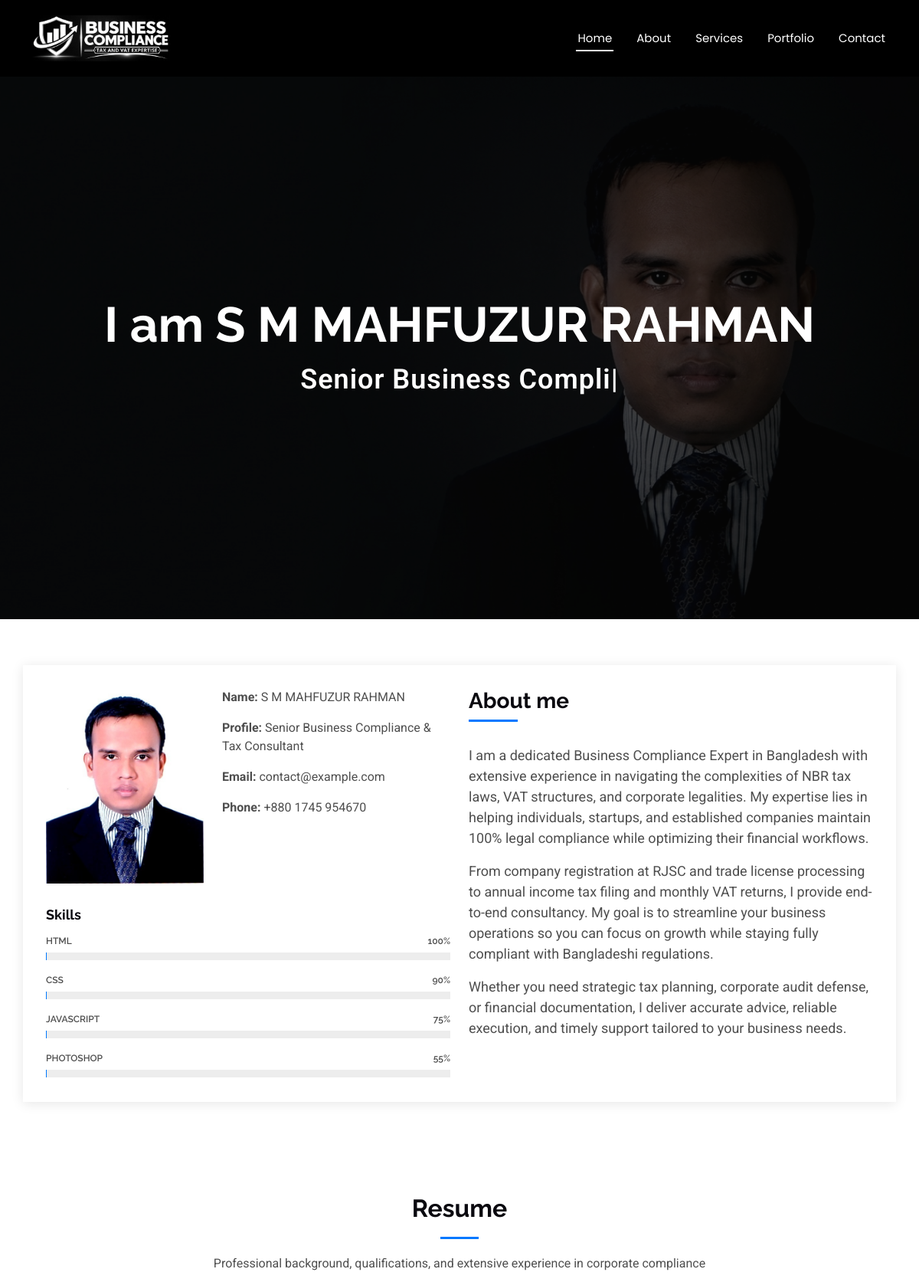
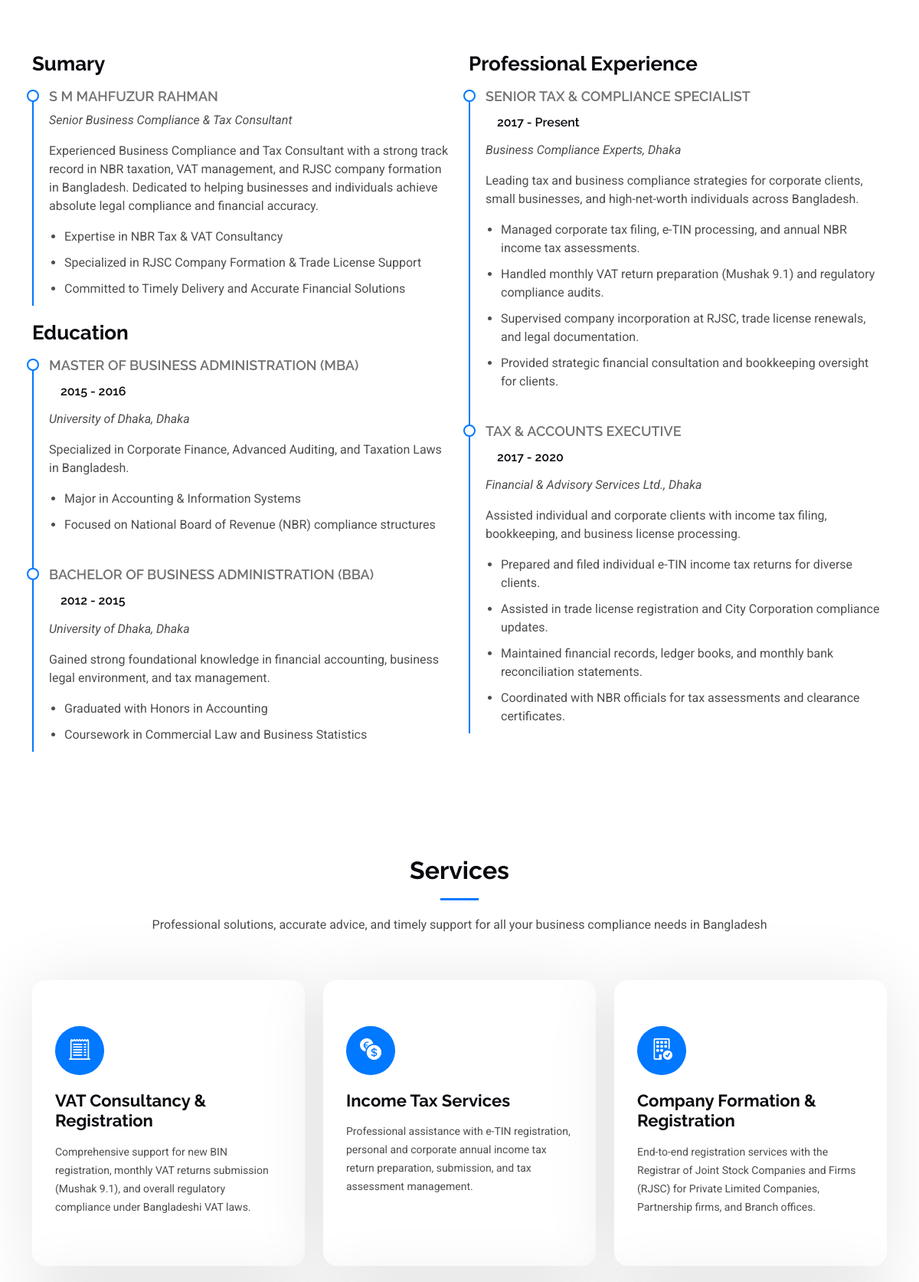
The page / (upper part) on the database its author committed (2 pictures, top to bottom).
### tables this page shows
CREATE TABLE `nav_menu` (
  `id` int(10) unsigned NOT NULL AUTO_INCREMENT,
  `label` varchar(50) NOT NULL,
  `url` varchar(255) NOT NULL DEFAULT '#',
  `sort_order` int(11) NOT NULL DEFAULT 0,
  `is_active` tinyint(1) NOT NULL DEFAULT 1,
  PRIMARY KEY (`id`)
);

CREATE TABLE `skills` (
  `id` int(10) unsigned NOT NULL AUTO_INCREMENT,
  `name` varchar(100) NOT NULL,
  `percentage` tinyint(3) unsigned NOT NULL DEFAULT 0,
  `sort_order` int(11) NOT NULL DEFAULT 0,
  `is_active` tinyint(1) NOT NULL DEFAULT 1,
  PRIMARY KEY (`id`)
);

CREATE TABLE `resume_items` (
  `id` int(10) unsigned NOT NULL AUTO_INCREMENT,
  `section` enum('summary','education','experience') NOT NULL,
  `title` varchar(255) NOT NULL,
  `period` varchar(100) DEFAULT NULL,
  `subtitle` text DEFAULT NULL,
  `description` text DEFAULT NULL,
  `bullets` text DEFAULT NULL,
  `sort_order` int(11) NOT NULL DEFAULT 0,
  `is_active` tinyint(1) NOT NULL DEFAULT 1,
  PRIMARY KEY (`id`),
  KEY `idx_section` (`section`,`sort_order`)
);

CREATE TABLE `services` (
  `id` int(10) unsigned NOT NULL AUTO_INCREMENT,
  `icon` varchar(64) NOT NULL COMMENT 'Bootstrap Icons class, e.g. bi-activity',
  `title` varchar(150) NOT NULL,
  `description` text NOT NULL,
  `sort_order` int(11) NOT NULL DEFAULT 0,
  `is_active` tinyint(1) NOT NULL DEFAULT 1,
  PRIMARY KEY (`id`)
);

### src/helpers.php (called while the page is built, shortened)
<?php
function e(mixed $value): string
{
    return htmlspecialchars((string) $value, ENT_QUOTES | ENT_SUBSTITUTE, 'UTF-8');
}
function lines(?string $text): array
{
    $parts = preg_split('/\R/u', (string) $text) ?: [];
    return array_values(array_filter(array_map('trim', $parts), static fn($l) => $l !== ''));
}
function paragraphs(?string $text): array
{
    $parts = preg_split('/\R{2,}/u', trim((string) $text)) ?: [];
    return array_values(array_filter(array_map('trim', $parts), static fn($p) => $p !== ''));
}
function nav_url(?string $url): string
{
    $url = trim((string) $url);
    if (preg_match('/^[A-Za-z0-9_-]+\.php(?:#[\w-]*)?$/', $url)) {
        return $url;
    }
    return '#';
}
if (!function_exists('settings')) {
    function settings(): array
    {
        static $cache = null;
        if ($cache === null) {
            $cache = [];
            try {
                foreach (Database::fetchAll('SELECT setting_key, setting_value FROM site_settings') as $row) {
                    $cache[$row['setting_key']] = $row['setting_value'];
                }
            } catch (Throwable) {
                return [];
            }
        }
        return $cache;
    }
}
if (!function_exists('setting')) {
    function setting(string $key, mixed $default = ''): string
    {
        $all = settings();
        return isset($all[$key]) && $all[$key] !== null ? (string) $all[$key] : (string) ($default ?? '');
    }
}

### db.php (called while the page is built, shortened)
<?php
final class Database
{
    private static ?PDO $pdo = null;
    private static function getEnvOr(string $key, string $default): string
    {
        $val = getenv($key);
        return $_ENV[$key] ?? $_SERVER[$key] ?? $default;
    }
    public static function pdo(): PDO
    {
        if (self::$pdo instanceof PDO) {
            return self::$pdo;
        }
        $host    = self::getEnvOr('DB_HOST', '127.0.0.1');
        $port    = self::getEnvOr('DB_PORT', '3306');
        $name    = self::getEnvOr('DB_NAME', 'devfolio');
        $user    = self::getEnvOr('DB_USER', 'root');
        $pass    = self::getEnvOr('DB_PASS', '');
        $charset = 'utf8mb4';
        $opts = [
            PDO::ATTR_ERRMODE            => PDO::ERRMODE_EXCEPTION,
            PDO::ATTR_DEFAULT_FETCH_MODE => PDO::FETCH_ASSOC,
            PDO::ATTR_EMULATE_PREPARES   => false,
        ];
        $base = sprintf('mysql:host=%s;port=%s;charset=%s', $host, $port, $charset);
        try {
            try {
                self::$pdo = new PDO($base . ';dbname=' . $name, $user, $pass, $opts);
            } catch (PDOException $e) {
                if ((int) ($e->errorInfo[1] ?? 0) !== 1049) {
                    throw $e;
                }
                $tmp = new PDO($base, $user, $pass, $opts);
                $tmp->exec('CREATE DATABASE IF NOT EXISTS `' . $name . '` CHARACTER SET utf8mb4 COLLATE utf8mb4_unicode_ci');
                self::$pdo = new PDO($base . ';dbname=' . $name, $user, $pass, $opts);
            }
        } catch (PDOException $e) {
            error_log('DevFolio DB connection failed: ' . $e->getMessage());
            http_response_code(500);
            exit('Database connection failed: ' . $e->getMessage());
        }
        return self::$pdo;
    }
    private static function run(string $sql, array $params): PDOStatement
    {
        $st = self::pdo()->prepare($sql);
        $st->execute($params);
        return $st;
    }
    public static function fetchAll(string $sql, array $params = []): array
    {
        $st = self::run($sql, $params);
        return $st->fetchAll();
    }
}
function db(): PDO
{
    return Database::pdo();
}

### includes/functions.php (called while the page is built, shortened)
<?php
function fetch_active(string $table, string $order = 'sort_order, id'): array
{
    $allowed = ['skills', 'resume_items', 'services', 'stats', 'portfolio_categories',
                'pricing_plans', 'faqs', 'testimonials', 'social_links'];
    return db()->query("SELECT * FROM `$table` WHERE is_active = 1 ORDER BY $order")->fetchAll();
}
function get_skills(): array       { return fetch_active('skills'); }
function get_services(): array     { return fetch_active('services'); }
function get_nav_items(): array
{
    return Database::fetchAll('SELECT * FROM nav_menu WHERE is_active = 1 ORDER BY sort_order, id');
}
function get_resume_items(string $section): array
{
    $stmt = db()->prepare(
        'SELECT * FROM resume_items WHERE section = :s AND is_active = 1 ORDER BY sort_order, id'
    );
    $stmt->execute([':s' => $section]);
    return $stmt->fetchAll();
}

### index.php (the view, shortened to what this page needs)
<?php
require_once __DIR__ . '/includes/functions.php';
$pageTitle = 'Index - ' . setting('site_name', 'DevFolio') . ' Bootstrap Template';
$bodyClass = 'index-page';
$skills       = get_skills();
$services     = get_services();
require __DIR__ . '/includes/header.php';
?>
  <main class="main">
    <section id="hero" class="hero section dark-background">
      <img src="<?= e(setting('hero_image', 'img/hero-img.jpg')) ?>" alt="" data-aos="fade-in">
      <div class="container d-flex flex-column align-items-center justify-content-center text-center" data-aos="fade-up" data-aos-delay="100">
        <h2><?= e(setting('hero_title')) ?></h2>
        <p><span class="typed" data-typed-items="<?= e(setting('hero_typed_items')) ?>"></span></p>
      </div>
    </section>
    <section id="about" class="about section">
      <div class="container" data-aos="fade-up" data-aos-delay="100">
        <div class="row gy-4">
          <div class="col-md-6">
            <div class="row justify-content-between gy-4">
              <div class="col-lg-5">
                <img src="<?= e(setting('about_image', 'img/profile-img.jpg')) ?>" class="img-fluid" alt="">
              </div>
              <div class="col-lg-7 about-info">
                <p><strong>Name: </strong> <span><?= e(setting('about_name')) ?></span></p>
                <p><strong>Profile: </strong> <span><?= e(setting('about_profile')) ?></span></p>
                <p><strong>Email: </strong> <span><?= e(setting('about_email')) ?></span></p>
                <p><strong>Phone: </strong> <span><?= e(setting('about_phone')) ?></span></p>
              </div>
            </div>
            <div class="skills-content skills-animation">
              <h5>Skills</h5>
              <?php foreach ($skills as $s): $pct = max(0, min(100, (int) $s['percentage'])); ?>
              <div class="progress">
                <span class="skill"><span><?= e($s['name']) ?></span> <i class="val"><?= $pct ?>%</i></span>
                <div class="progress-bar-wrap">
                </div>
              </div>
              <?php endforeach; ?>
            </div>
          </div>
          <div class="col-md-6">
            <div class="about-me">
              <h4><?= e(setting('about_heading', 'About me')) ?></h4>
              <?php foreach (paragraphs(setting('about_text')) as $para): ?>
              <p>
                <?= e($para) ?>
              </p>
              <?php endforeach; ?>
            </div>
          </div>
        </div>
      </div>
    </section>
    <section id="resume" class="resume section">
      <div class="container section-title" data-aos="fade-up">
        <h2><?= e(setting('resume_title', 'Resume')) ?></h2>
        <p><?= e(setting('resume_subtitle')) ?></p>
      </div>
      <?php
      $renderResumeItem = static function (array $r, string $extraClass = ''): void { ?>
            <div class="resume-item<?= $extraClass ?>">
              <h4><?= e($r['title']) ?></h4>
              <?php if ($r['period'] !== null && $r['period'] !== ''): ?>
              <h5><?= e($r['period']) ?></h5>
              <?php endif; ?>
              <?php if ($r['subtitle'] !== null && $r['subtitle'] !== ''): ?>
              <p><em><?= e($r['subtitle']) ?></em></p>
              <?php endif; ?>
              <?php if ($r['description'] !== null && $r['description'] !== ''): ?>
              <p><?= e($r['description']) ?></p>
              <?php endif; ?>
              <?php $bul = lines($r['bullets']); if ($bul): ?>
              <ul>
                <?php foreach ($bul as $b): ?>
                <li><?= e($b) ?></li>
                <?php endforeach; ?>
              </ul>
              <?php endif; ?>
            </div>
      <?php }; ?>
      <div class="container">
        <div class="row">
          <div class="col-lg-6" data-aos="fade-up" data-aos-delay="100">
            <h3 class="resume-title"><?= e(setting('resume_summary_heading', 'Sumary')) ?></h3>
            <?php foreach (get_resume_items('summary') as $r) { $renderResumeItem($r, ' pb-0'); } ?>
            <h3 class="resume-title"><?= e(setting('resume_education_heading', 'Education')) ?></h3>
            <?php foreach (get_resume_items('education') as $r) { $renderResumeItem($r); } ?>
          </div>
          <div class="col-lg-6" data-aos="fade-up" data-aos-delay="200">
            <h3 class="resume-title"><?= e(setting('resume_experience_heading', 'Professional Experience')) ?></h3>
            <?php foreach (get_resume_items('experience') as $r) { $renderResumeItem($r); } ?>
          </div>
        </div>
      </div>
    </section>
    <section id="services" class="services section">
      <div class="container section-title" data-aos="fade-up">
        <h2><?= e(setting('services_title', 'Services')) ?></h2>
        <p><?= e(setting('services_subtitle')) ?></p>
      </div>
      <div class="container">
        <div class="row gy-4">
          <?php foreach ($services as $i => $sv): ?>
          <div class="col-lg-4 col-md-6" data-aos="fade-up" data-aos-delay="<?= ($i + 1) * 100 ?>">
            <div class="service-item position-relative">
              <div class="icon">
                <i class="bi <?= e($sv['icon']) ?>"></i>
              </div>
              <a href="#" class="stretched-link">
                <h3><?= e($sv['title']) ?></h3>
              </a>
              <p><?= e($sv['description']) ?></p>
            </div>
          </div>
          <?php endforeach; ?>
        </div>
      </div>
    </section>
  </main>
<?php require __DIR__ . '/includes/footer.php'; ?>

### includes/header.php (shortened to what this page needs)
<?php
require_once __DIR__ . '/functions.php';
$bodyClass = $bodyClass ?? 'index-page';
$siteName = setting('site_name', 'DevFolio');
$siteLogo = setting('site_logo', '');
$navItems      = get_nav_items();
$currentScript = basename($_SERVER['SCRIPT_NAME'] ?? 'index.php');
$navLinkActive = static function (string $url) use ($currentScript): bool {
    $path = strtok($url, '#?') ?: '';
    if ($path === '' || !str_ends_with($path, '.php')) {
        return false;
    }
    if ($path === $currentScript) {
        return true;
    }
    $slug = substr($path, 0, -4);
    return str_starts_with($currentScript, $slug . '-');
};
?>
<!DOCTYPE html>
<html lang="en">
<head>
  <link href="css/bootstrap.min.css" rel="stylesheet">
  <link href="css/bootstrap-icons.css" rel="stylesheet">
  <link href="css/aos.css" rel="stylesheet">
  <link href="css/glightbox.min.css" rel="stylesheet">
  <link href="css/swiper-bundle.min.css" rel="stylesheet">
  <link href="css/main.css" rel="stylesheet">
</head>
<body class="<?= e($bodyClass) ?>">
  <header id="header" class="header d-flex align-items-center sticky-top">
    <div class="container-fluid container-xl position-relative d-flex align-items-center justify-content-between">
      <a href="index.php" class="logo d-flex align-items-center">
        <?php if (!empty($siteLogo) && is_file(ROOT_PATH . '/' . $siteLogo)): ?>
          <img src="<?= e($siteLogo) ?>" alt="<?= e($siteName) ?>">
        <?php else: ?>
          <h1 class="sitename"><?= e($siteName) ?></h1>
        <?php endif; ?>
      </a>
      <nav id="navmenu" class="navmenu">
        <ul>
          <?php foreach ($navItems as $item): $isActive = $navLinkActive((string) $item['url']); ?>
          <li><a href="<?= e(nav_url($item['url'])) ?>"<?= $isActive ? ' class="active"' : '' ?>><?= e($item['label']) ?></a></li>
          <?php endforeach; ?>
        </ul>
      </nav>
    </div>
  </header>

### rows shown on the page
nav_menu: label "Home"
nav_menu: label "About"
nav_menu: label "Services"
nav_menu: label "Portfolio"
nav_menu: label "Contact"
skills: name "HTML", percentage "100"
skills: name "CSS", percentage "90"
skills: name "JAVASCRIPT", percentage "75"
skills: name "PHOTOSHOP", percentage "55"
resume_items: title "S M MAHFUZUR RAHMAN", subtitle "Senior Business Compliance & Tax Consultant", description "Experienced Business Compliance and Tax Consultant with a strong track record in NBR taxation, VAT management, and RJSC company formation in Bangladesh. Dedicated to helping businesses and individuals achieve absolute legal compliance and financial accuracy.", bullets "Expertise in NBR Tax & VAT Consultancy", bullets "Specialized in RJSC Company Formation & Trade License Support", bullets "Committed to Timely Delivery and Accurate Financial Solutions"
resume_items: title "MASTER OF BUSINESS ADMINISTRATION (MBA)", period "2015 - 2016", subtitle "University of Dhaka, Dhaka", description "Specialized in Corporate Finance, Advanced Auditing, and Taxation Laws in Bangladesh.", bullets "Major in Accounting & Information Systems", bullets "Focused on National Board of Revenue (NBR) compliance structures"
resume_items: title "BACHELOR OF BUSINESS ADMINISTRATION (BBA)", period "2012 - 2015", subtitle "University of Dhaka, Dhaka", description "Gained strong foundational knowledge in financial accounting, business legal environment, and tax management.", bullets "Graduated with Honors in Accounting", bullets "Coursework in Commercial Law and Business Statistics"
resume_items: title "SENIOR TAX & COMPLIANCE SPECIALIST", period "2017 - Present", subtitle "Business Compliance Experts, Dhaka", description "Leading tax and business compliance strategies for corporate clients, small businesses, and high-net-worth individuals across Bangladesh.", bullets "Managed corporate tax filing, e-TIN processing, and annual NBR income tax assessments.", bullets "Handled monthly VAT return preparation (Mushak 9.1) and regulatory compliance audits.", bullets "Supervised company incorporation at RJSC, trade license renewals, and legal documentation.", bullets "Provided strategic financial consultation and bookkeeping oversight for clients."
resume_items: title "TAX & ACCOUNTS EXECUTIVE", period "2017 - 2020", subtitle "Financial & Advisory Services Ltd., Dhaka", description "Assisted individual and corporate clients with income tax filing, bookkeeping, and business license processing.", bullets "Prepared and filed individual e-TIN income tax returns for diverse clients.", bullets "Assisted in trade license registration and City Corporation compliance updates.", bullets "Maintained financial records, ledger books, and monthly bank reconciliation statements.", bullets "Coordinated with NBR officials for tax assessments and clearance certificates."
services: title "VAT Consultancy & Registration", description "Comprehensive support for new BIN registration, monthly VAT returns submission (Mushak 9.1), and overall regulatory compliance under Bangladeshi VAT laws."
services: title "Income Tax Services", description "Professional assistance with e-TIN registration, personal and corporate annual income tax return preparation, submission, and tax assessment management."
services: title "Company Formation & Registration", description "End-to-end registration services with the Registrar of Joint Stock Companies and Firms (RJSC) for Private Limited Companies, Partnership firms, and Branch offices."

### other values the page prints
setting('hero_title') "I am S M MAHFUZUR RAHMAN"
setting('about_name') "S M MAHFUZUR RAHMAN"
setting('about_profile') "Senior Business Compliance & Tax Consultant"
setting('about_email') "contact@example.com"
setting('about_phone') "+880 1745 954670"
setting('about_heading', 'About me') "About me"
$para "Whether you need strategic tax planning, corporate audit defense, or financial documentation, I deliver accurate advice, reliable execution, and timely support tailored to your business needs."
setting('resume_title', 'Resume') "Resume"
setting('resume_subtitle') "Professional background, qualifications, and extensive experience in corporate compliance"
setting('resume_summary_heading', 'Sumary') "Sumary"
setting('resume_education_heading', 'Education') "Education"
setting('resume_experience_heading', 'Professional Experience') "Professional Experience"
setting('services_title', 'Services') "Services"
setting('services_subtitle') "Professional solutions, accurate advice, and timely support for all your business compliance needs in Bangladesh"
